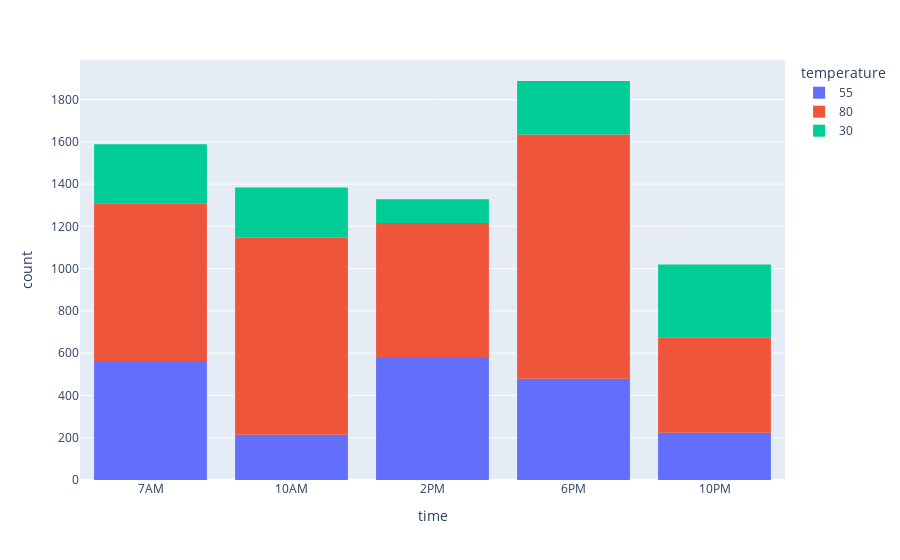

Notebook code for this chart:
### Code cell
#Temperature and time review for all graphs
px.histogram(data.query('Y == 1'), x='time', category_orders=dict(time=["7AM", "10AM", "2PM", "6PM", "10PM"]), color='temperature')

### Figure 1 — Plotly figure (JSON) as saved in the notebook; plotly's stock layout.template omitted (floating-point values rounded to 4 significant figures; data arrays with more than 128 entries replaced by an {"elided": "..."} marker saying what was removed)
{"data": [{"alignmentgroup": "True", "bingroup": "x", "hovertemplate": "temperature=55<br>time=%{x}<br>count=%{y}<extra></extra>", "legendgroup": "55", "marker": {"color": "#636efa", "pattern": {"shape": ""}}, "name": "55", "offsetgroup": "55", "orientation": "v", "showlegend": true, "type": "histogram", "x": {"elided": "2061 str values"}, "xaxis": "x", "yaxis": "y"}, {"alignmentgroup": "True", "bingroup": "x", "hovertemplate": "temperature=80<br>time=%{x}<br>count=%{y}<extra></extra>", "legendgroup": "80", "marker": {"color": "#EF553B", "pattern": {"shape": ""}}, "name": "80", "offsetgroup": "80", "orientation": "v", "showlegend": true, "type": "histogram", "x": {"elided": "3919 str values"}, "xaxis": "x", "yaxis": "y"}, {"alignmentgroup": "True", "bingroup": "x", "hovertemplate": "temperature=30<br>time=%{x}<br>count=%{y}<extra></extra>", "legendgroup": "30", "marker": {"color": "#00cc96", "pattern": {"shape": ""}}, "name": "30", "offsetgroup": "30", "orientation": "v", "showlegend": true, "type": "histogram", "x": {"elided": "1230 str values"}, "xaxis": "x", "yaxis": "y"}], "layout": {"autosize": true, "barmode": "relative", "legend": {"title": {"text": "temperature"}, "tracegroupgap": 0}, "margin": {"t": 60}, "xaxis": {"anchor": "y", "autorange": true, "categoryarray": ["7AM", "10AM", "2PM", "6PM", "10PM"], "categoryorder": "array", "domain": [0, 1], "range": [-0.5, 4.5], "title": {"text": "time"}, "type": "category"}, "yaxis": {"anchor": "x", "autorange": true, "domain": [0, 1], "range": [0, 1987.0], "title": {"text": "count"}}}}
